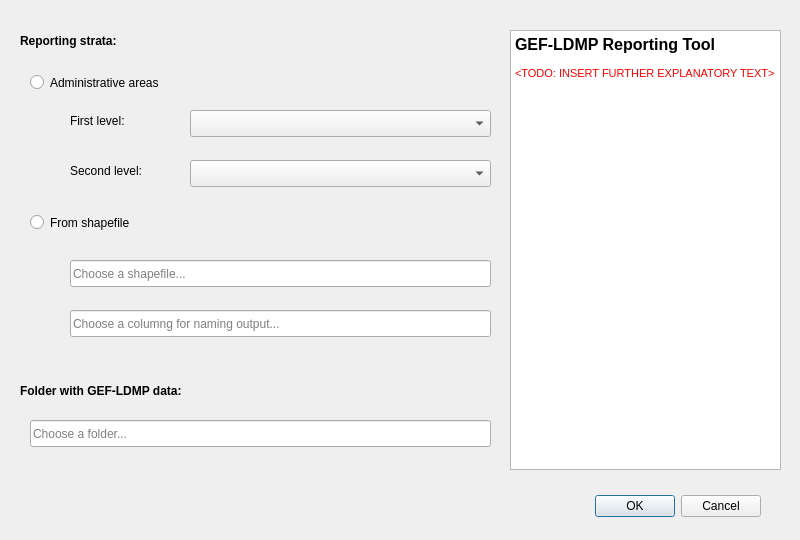
<?xml version="1.0" encoding="UTF-8"?>
<ui version="4.0">
 <class>DlgReporting</class>
 <widget class="QDialog" name="DlgReporting">
  <property name="geometry">
   <rect>
    <x>0</x>
    <y>0</y>
    <width>800</width>
    <height>540</height>
   </rect>
  </property>
  <property name="windowTitle">
   <string>Land Degradation Reporting</string>
  </property>
  <widget class="QDialogButtonBox" name="buttonBox">
   <property name="geometry">
    <rect>
     <x>420</x>
     <y>490</y>
     <width>341</width>
     <height>32</height>
    </rect>
   </property>
   <property name="orientation">
    <enum>Qt::Horizontal</enum>
   </property>
   <property name="standardButtons">
    <set>QDialogButtonBox::Cancel|QDialogButtonBox::Ok</set>
   </property>
  </widget>
  <widget class="QRadioButton" name="dl_projarea_useshp">
   <property name="geometry">
    <rect>
     <x>30</x>
     <y>210</y>
     <width>211</width>
     <height>25</height>
    </rect>
   </property>
   <property name="text">
    <string>From shapefile</string>
   </property>
  </widget>
  <widget class="QComboBox" name="comboBox">
   <property name="geometry">
    <rect>
     <x>190</x>
     <y>110</y>
     <width>301</width>
     <height>27</height>
    </rect>
   </property>
  </widget>
  <widget class="QComboBox" name="comboBox_2">
   <property name="geometry">
    <rect>
     <x>190</x>
     <y>160</y>
     <width>301</width>
     <height>27</height>
    </rect>
   </property>
  </widget>
  <widget class="QRadioButton" name="dl_projarea_useadmin">
   <property name="geometry">
    <rect>
     <x>30</x>
     <y>70</y>
     <width>251</width>
     <height>25</height>
    </rect>
   </property>
   <property name="text">
    <string>Administrative areas</string>
   </property>
  </widget>
  <widget class="QLabel" name="label">
   <property name="geometry">
    <rect>
     <x>20</x>
     <y>30</y>
     <width>481</width>
     <height>21</height>
    </rect>
   </property>
   <property name="font">
    <font>
     <weight>75</weight>
     <bold>true</bold>
    </font>
   </property>
   <property name="text">
    <string>Reporting strata:</string>
   </property>
  </widget>
  <widget class="QTextBrowser" name="textBrowser">
   <property name="geometry">
    <rect>
     <x>510</x>
     <y>30</y>
     <width>271</width>
     <height>440</height>
    </rect>
   </property>
   <property name="html">
    <string>&lt;!DOCTYPE HTML PUBLIC &quot;-//W3C//DTD HTML 4.0//EN&quot; &quot;http://www.w3.org/TR/REC-html40/strict.dtd&quot;&gt;
&lt;html&gt;&lt;head&gt;&lt;meta name=&quot;qrichtext&quot; content=&quot;1&quot; /&gt;&lt;style type=&quot;text/css&quot;&gt;
p, li { white-space: pre-wrap; }
&lt;/style&gt;&lt;/head&gt;&lt;body style=&quot; font-family:'MS Shell Dlg 2'; font-size:8.25pt; font-weight:400; font-style:normal;&quot;&gt;
&lt;p style=&quot; margin-top:0px; margin-bottom:0px; margin-left:0px; margin-right:0px; -qt-block-indent:0; text-indent:0px;&quot;&gt;&lt;span style=&quot; font-size:12pt; font-weight:600;&quot;&gt;GEF-LDMP Reporting Tool&lt;/span&gt;&lt;/p&gt;
&lt;p style=&quot;-qt-paragraph-type:empty; margin-top:0px; margin-bottom:0px; margin-left:0px; margin-right:0px; -qt-block-indent:0; text-indent:0px; font-size:8pt;&quot;&gt;&lt;br /&gt;&lt;/p&gt;
&lt;p style=&quot; margin-top:0px; margin-bottom:0px; margin-left:0px; margin-right:0px; -qt-block-indent:0; text-indent:0px;&quot;&gt;&lt;span style=&quot; font-size:8pt; color:#ff0000;&quot;&gt;&amp;lt;TODO: INSERT FURTHER EXPLANATORY TEXT&amp;gt;&lt;/span&gt;&lt;/p&gt;&lt;/body&gt;&lt;/html&gt;</string>
   </property>
  </widget>
  <widget class="QLineEdit" name="dl_projarea_shp">
   <property name="geometry">
    <rect>
     <x>70</x>
     <y>260</y>
     <width>421</width>
     <height>27</height>
    </rect>
   </property>
   <property name="placeholderText">
    <string>Choose a shapefile...</string>
   </property>
  </widget>
  <widget class="QLabel" name="label_3">
   <property name="geometry">
    <rect>
     <x>70</x>
     <y>110</y>
     <width>111</width>
     <height>21</height>
    </rect>
   </property>
   <property name="font">
    <font>
     <weight>50</weight>
     <bold>false</bold>
    </font>
   </property>
   <property name="text">
    <string>First level:</string>
   </property>
  </widget>
  <widget class="QLabel" name="label_4">
   <property name="geometry">
    <rect>
     <x>70</x>
     <y>160</y>
     <width>111</width>
     <height>21</height>
    </rect>
   </property>
   <property name="font">
    <font>
     <weight>50</weight>
     <bold>false</bold>
    </font>
   </property>
   <property name="text">
    <string>Second level:</string>
   </property>
  </widget>
  <widget class="QLineEdit" name="dl_dest">
   <property name="geometry">
    <rect>
     <x>30</x>
     <y>420</y>
     <width>461</width>
     <height>27</height>
    </rect>
   </property>
   <property name="placeholderText">
    <string>Choose a folder...</string>
   </property>
  </widget>
  <widget class="QLabel" name="label_2">
   <property name="geometry">
    <rect>
     <x>20</x>
     <y>380</y>
     <width>441</width>
     <height>21</height>
    </rect>
   </property>
   <property name="font">
    <font>
     <weight>75</weight>
     <bold>true</bold>
    </font>
   </property>
   <property name="text">
    <string>Folder with GEF-LDMP data:</string>
   </property>
  </widget>
  <widget class="QLineEdit" name="dl_projarea_shp_2">
   <property name="geometry">
    <rect>
     <x>70</x>
     <y>310</y>
     <width>421</width>
     <height>27</height>
    </rect>
   </property>
   <property name="text">
    <string/>
   </property>
   <property name="alignment">
    <set>Qt::AlignLeading|Qt::AlignLeft|Qt::AlignVCenter</set>
   </property>
   <property name="placeholderText">
    <string>Choose a columng for naming output...</string>
   </property>
  </widget>
 </widget>
 <resources/>
 <connections>
  <connection>
   <sender>buttonBox</sender>
   <signal>accepted()</signal>
   <receiver>DlgReporting</receiver>
   <slot>accept()</slot>
   <hints>
    <hint type="sourcelabel">
     <x>248</x>
     <y>254</y>
    </hint>
    <hint type="destinationlabel">
     <x>157</x>
     <y>274</y>
    </hint>
   </hints>
  </connection>
  <connection>
   <sender>buttonBox</sender>
   <signal>rejected()</signal>
   <receiver>DlgReporting</receiver>
   <slot>reject()</slot>
   <hints>
    <hint type="sourcelabel">
     <x>316</x>
     <y>260</y>
    </hint>
    <hint type="destinationlabel">
     <x>286</x>
     <y>274</y>
    </hint>
   </hints>
  </connection>
 </connections>
</ui>
